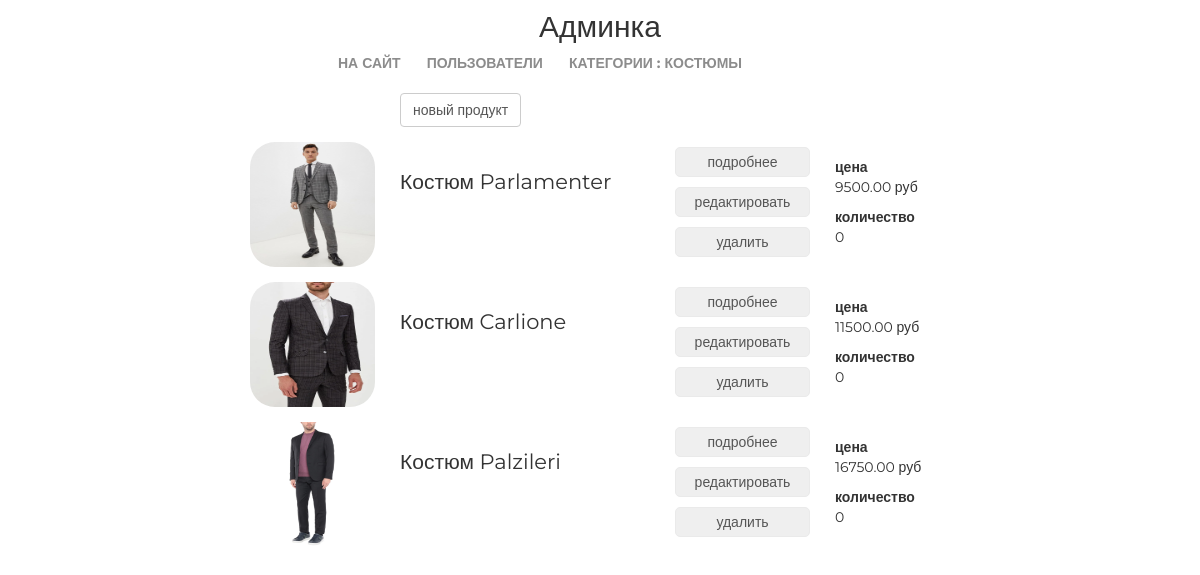
Before: /my/admin/category/1/products/ (signed in) with the older database file.
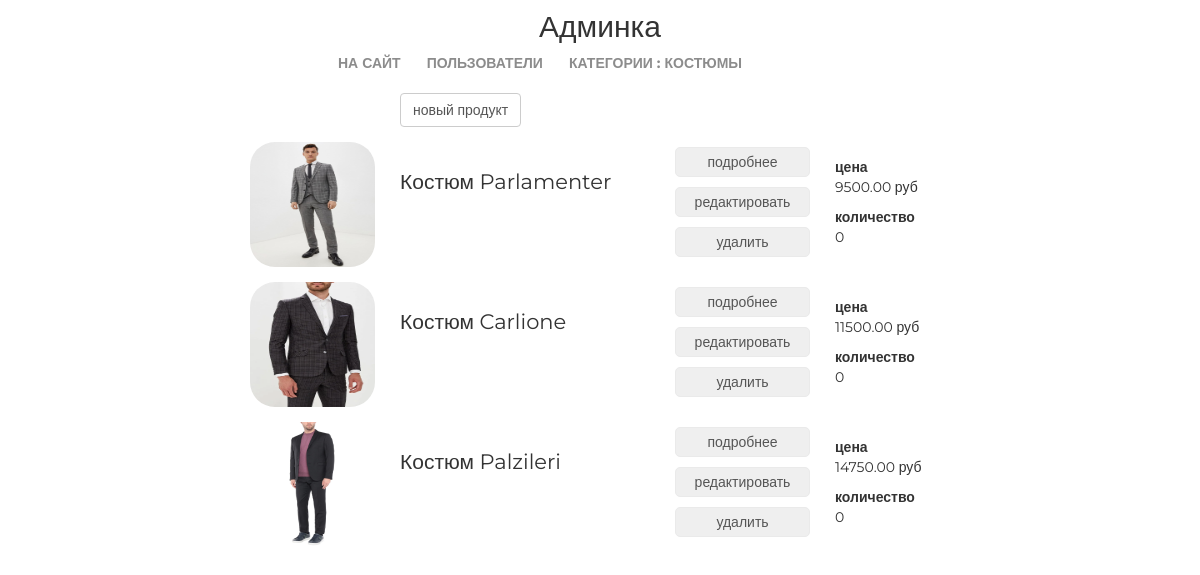
After: the same page with the newer database file.
### mainapp/models.py (models this page shows)
class Product(models.Model):
    category = models.ForeignKey(ProductCategory, verbose_name='категория продукта', on_delete=models.CASCADE)
    name = models.CharField('имя продукта', max_length=128)
    image = models.ImageField(upload_to='products_images', blank=True)
    short_desc = models.CharField('краткое описание', max_length=64, blank=True)
    desc = models.TextField('описание товара', blank=True)
    price = models.DecimalField('цена продукта', max_digits=8, decimal_places=2, default=0)
    quantity = models.PositiveIntegerField('количество на складе', default=0)
    is_active = models.BooleanField(default=True)

### adminapp/views.py (the view)
# urls.py: path('category/<int:pk>/products/', adminapp.category_products, name='category_products'),
@user_passes_test(lambda x: x.is_superuser)
def category_products(request, pk):
    category = get_object_or_404(ProductCategory, pk=pk)
    object_list = category.product_set.all()
    context = {
        'title': f'продукты категории {category.name}',
        'object_list': object_list,
        'category': category,
    }
    return render(request, 'adminapp/category_products_list.html', context)

### basketapp/context_processors.py (called while the page is built)
def basket(request):
    if request.user.is_authenticated:
        basket = request.user.basket.all()
    else:
        basket = []
    return {
        'basket':basket,
    }

### mainapp/context_processors.py (called while the page is built)
def menu(request):
    menu = ProductCategory.objects.filter(is_active=True)
    return {
        'categories': menu,
    }

### mainapp/templatetags/my_tags.py (called while the page is built)
def media_folder_products(string):
    if not string:
        string = 'products_images/default.jpg'
    return f'{settings.MEDIA_URL}{string}'

### adminapp/templates/adminapp/category_products_list.html (shortened to what this page needs)
{% extends 'adminapp/base.html' %}
{% load static %}
{% load my_tags %}
{% block container %}
    <div class="products_list">
        <a class="new_product btn btn-default"
           href={% url 'my_admin:product_create' category.pk %}>новый продукт</a>
        {% for object in object_list %}
            <div class="product_record {% if not object.is_active %}not_active{% endif %}">
                <img src="{{ object.image|media_folder_products }}" alt="{{ object.name }}">
                <div class="product_name">
                    {{ object.name|title }}
                </div>
                <div class="product_actions">
                    <button>
                        <a href={% url 'my_admin:product_read' object.pk %}>подробнее</a>
                    </button>
                    <button>
                        <a href={% url 'my_admin:product_update' object.pk %}>редактировать</a>
                    </button>
                    <button>
                        <a href={% url 'my_admin:product_delete' object.pk %}>удалить</a>
                    </button>
                </div>
                <div class="summary">
                    <b>цена</b>
                    <p>{{ object.price }} руб</p>
                    <b>количество</b>
                    <p>{{ object.quantity }}</p>
                </div>
            </div>
        {% endfor %}
    </div>
{% endblock %}

Changed rows visible on the page:
changed Product "Костюм Palzileri": price "16750.00" → "14750.00"
